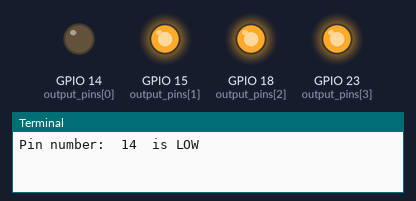
This program was run on a simulated Raspberry Pi (BCM pin numbers). Parts: output pins drawn as LEDs (lit = HIGH), the last lines printed to the terminal. At 80.0 s the program stops and its outputs stay as they are.

Above: at 0.1 s.
At 10.1 s:
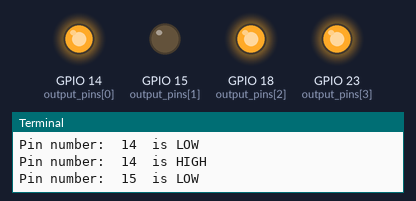
At 20.1 s:
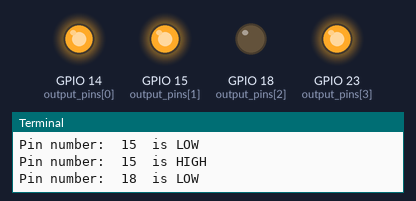
At 30.1 s:
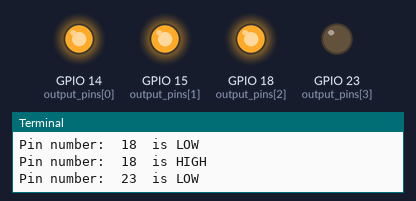
At 39.1 s:
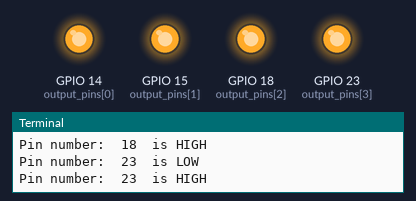
Timing chart, 0 to 40.0 s (numbered marks = the images above):
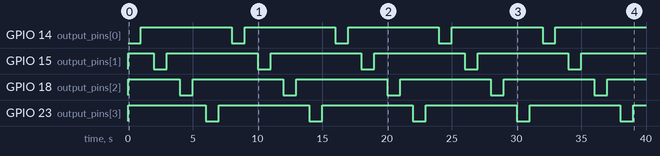

The program:

relay_module.py
```python
import RPi.GPIO as GPIO
import time

# Use BCM GPIO references instead of physical pin numbers
GPIO.setmode(GPIO.BCM)

# Set up GPIO pins
output_pins = [14, 15, 18, 23]  # List of GPIO pin numbers to be used as outputs

# Set all pins as output and initialize to LOW
for pin in output_pins:
    GPIO.setup(pin, GPIO.OUT)
    GPIO.output(pin, GPIO.HIGH)


for x in range (0,10):
    for pin in output_pins:
        GPIO.output(pin, GPIO.LOW)
        print("Pin number: ",pin," is LOW")
        time.sleep(1)
        GPIO.output(pin, GPIO.HIGH)
        print("Pin number: ",pin," is HIGH")
        time.sleep(1)


# Clean up GPIO settings before exiting
GPIO.cleanup()
print("GPIO cleanup completed")
```

Measured:
- by itself, GPIO 14 (output_pins[0]): alternates HIGH for 7.0 s and LOW for 1.0 s
- by itself, GPIO 15 (output_pins[1]), GPIO 18 (output_pins[2]), GPIO 23 (output_pins[3]): repeats every 8.0 s: LOW 1.0 s, HIGH 7.0 s
- by itself, everything shown: repeats every 8.0 s, in 8 steps
